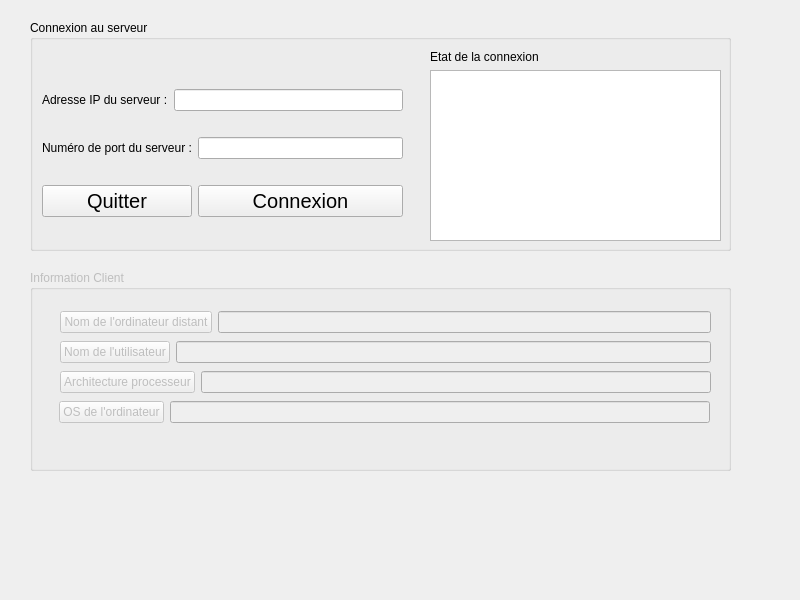
<?xml version="1.0" encoding="UTF-8"?>
<ui version="4.0">
 <class>AuditClientWidget</class>
 <widget class="QWidget" name="AuditClientWidget">
  <property name="geometry">
   <rect>
    <x>0</x>
    <y>0</y>
    <width>800</width>
    <height>600</height>
   </rect>
  </property>
  <property name="windowTitle">
   <string>AuditClientWidget</string>
  </property>
  <widget class="QGroupBox" name="groupBox">
   <property name="geometry">
    <rect>
     <x>30</x>
     <y>20</y>
     <width>701</width>
     <height>231</height>
    </rect>
   </property>
   <property name="title">
    <string>Connexion au serveur</string>
   </property>
   <widget class="QWidget" name="">
    <property name="geometry">
     <rect>
      <x>400</x>
      <y>30</y>
      <width>291</width>
      <height>191</height>
     </rect>
    </property>
    <layout class="QVBoxLayout" name="verticalLayout">
     <item>
      <widget class="QLabel" name="label_3">
       <property name="text">
        <string>Etat de la connexion</string>
       </property>
      </widget>
     </item>
     <item>
      <widget class="QTextEdit" name="textEditEtat"/>
     </item>
    </layout>
   </widget>
   <widget class="QWidget" name="">
    <property name="geometry">
     <rect>
      <x>12</x>
      <y>49</y>
      <width>361</width>
      <height>171</height>
     </rect>
    </property>
    <layout class="QGridLayout" name="gridLayout">
     <item row="1" column="2">
      <widget class="QLineEdit" name="lineEditPort"/>
     </item>
     <item row="2" column="2">
      <widget class="QPushButton" name="pushButtonConnexion">
       <property name="font">
        <font>
         <pointsize>15</pointsize>
        </font>
       </property>
       <property name="text">
        <string>Connexion</string>
       </property>
      </widget>
     </item>
     <item row="1" column="0" colspan="2">
      <widget class="QLabel" name="label_2">
       <property name="text">
        <string>Numéro de port du serveur :</string>
       </property>
      </widget>
     </item>
     <item row="0" column="1" colspan="2">
      <widget class="QLineEdit" name="lineEditAdresseIP"/>
     </item>
     <item row="0" column="0">
      <widget class="QLabel" name="label">
       <property name="text">
        <string>Adresse IP du serveur :</string>
       </property>
      </widget>
     </item>
     <item row="2" column="0" colspan="2">
      <widget class="QPushButton" name="pushButtonQuitter">
       <property name="font">
        <font>
         <pointsize>15</pointsize>
         <bold>false</bold>
        </font>
       </property>
       <property name="text">
        <string>Quitter</string>
       </property>
      </widget>
     </item>
    </layout>
   </widget>
  </widget>
  <widget class="QGroupBox" name="groupBoxInformationClient">
   <property name="enabled">
    <bool>false</bool>
   </property>
   <property name="geometry">
    <rect>
     <x>30</x>
     <y>270</y>
     <width>701</width>
     <height>201</height>
    </rect>
   </property>
   <property name="title">
    <string>Information Client</string>
   </property>
   <widget class="QWidget" name="">
    <property name="geometry">
     <rect>
      <x>30</x>
      <y>40</y>
      <width>651</width>
      <height>25</height>
     </rect>
    </property>
    <layout class="QHBoxLayout" name="horizontalLayout">
     <item>
      <widget class="QPushButton" name="pushButtonOrdinateur">
       <property name="text">
        <string>Nom de l'ordinateur distant</string>
       </property>
      </widget>
     </item>
     <item>
      <widget class="QLineEdit" name="lineEditOrdinateur"/>
     </item>
    </layout>
   </widget>
   <widget class="QWidget" name="">
    <property name="geometry">
     <rect>
      <x>30</x>
      <y>70</y>
      <width>651</width>
      <height>25</height>
     </rect>
    </property>
    <layout class="QHBoxLayout" name="horizontalLayout_2">
     <item>
      <widget class="QPushButton" name="pushButtonUtilisateur">
       <property name="text">
        <string>Nom de l'utilisateur</string>
       </property>
      </widget>
     </item>
     <item>
      <widget class="QLineEdit" name="lineEditUtilisateur"/>
     </item>
    </layout>
   </widget>
   <widget class="QWidget" name="">
    <property name="geometry">
     <rect>
      <x>30</x>
      <y>100</y>
      <width>651</width>
      <height>25</height>
     </rect>
    </property>
    <layout class="QHBoxLayout" name="horizontalLayout_3">
     <item>
      <widget class="QPushButton" name="pushButtonArchitecture">
       <property name="text">
        <string>Architecture processeur</string>
       </property>
      </widget>
     </item>
     <item>
      <widget class="QLineEdit" name="lineEditArchitecture"/>
     </item>
    </layout>
   </widget>
   <widget class="QWidget" name="">
    <property name="geometry">
     <rect>
      <x>29</x>
      <y>130</y>
      <width>651</width>
      <height>25</height>
     </rect>
    </property>
    <layout class="QHBoxLayout" name="horizontalLayout_4">
     <item>
      <widget class="QPushButton" name="pushButtonOS">
       <property name="text">
        <string>OS de l'ordinateur</string>
       </property>
      </widget>
     </item>
     <item>
      <widget class="QLineEdit" name="lineEditOS"/>
     </item>
    </layout>
   </widget>
  </widget>
 </widget>
 <resources/>
 <connections>
  <connection>
   <sender>pushButtonQuitter</sender>
   <signal>clicked()</signal>
   <receiver>AuditClientWidget</receiver>
   <slot>close()</slot>
   <hints>
    <hint type="sourcelabel">
     <x>154</x>
     <y>199</y>
    </hint>
    <hint type="destinationlabel">
     <x>12</x>
     <y>251</y>
    </hint>
   </hints>
  </connection>
 </connections>
</ui>
